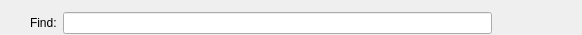
<?xml version="1.0" encoding="UTF-8"?>
<ui version="4.0">
 <class>SearchToolBar</class>
 <widget class="QWidget" name="SearchToolBar">
  <property name="geometry">
   <rect>
    <x>0</x>
    <y>0</y>
    <width>582</width>
    <height>35</height>
   </rect>
  </property>
  <property name="sizePolicy">
   <sizepolicy hsizetype="Preferred" vsizetype="Maximum">
    <horstretch>0</horstretch>
    <verstretch>0</verstretch>
   </sizepolicy>
  </property>
  <layout class="QHBoxLayout">
   <property name="leftMargin">
    <number>0</number>
   </property>
   <property name="rightMargin">
    <number>0</number>
   </property>
   <property name="bottomMargin">
    <number>0</number>
   </property>
   <item>
    <widget class="QToolButton" name="hideButton">
     <property name="icon">
      <iconset theme="dialog-close"/>
     </property>
     <property name="autoRaise">
      <bool>true</bool>
     </property>
    </widget>
   </item>
   <item>
    <widget class="QLabel" name="label">
     <property name="text">
      <string comment="@label:textbox">Find:</string>
     </property>
     <property name="buddy">
      <cstring>searchTextEdit</cstring>
     </property>
    </widget>
   </item>
   <item>
    <widget class="QLineEdit" name="searchTextEdit">
     <property name="clearButtonEnabled">
      <bool>true</bool>
     </property>
    </widget>
   </item>
   <item>
    <widget class="QToolButton" name="nextButton">
     <property name="toolTip">
      <string comment="@info:tooltip">Jump to next match</string>
     </property>
     <property name="icon">
      <iconset theme="go-down-search"/>
     </property>
     <property name="autoRaise">
      <bool>true</bool>
     </property>
    </widget>
   </item>
   <item>
    <widget class="QToolButton" name="previousButton">
     <property name="toolTip">
      <string comment="@info:tooltip">Jump to previous match</string>
     </property>
     <property name="icon">
      <iconset theme="go-up-search"/>
     </property>
     <property name="autoRaise">
      <bool>true</bool>
     </property>
    </widget>
   </item>
   <item>
    <widget class="QToolButton" name="matchCaseCheckButton">
     <property name="toolTip">
      <string comment="@info:tooltip">Match case sensitive</string>
     </property>
     <property name="icon">
      <iconset theme="format-text-superscript"/>
     </property>
     <property name="checkable">
      <bool>true</bool>
     </property>
     <property name="autoRaise">
      <bool>true</bool>
     </property>
    </widget>
   </item>
  </layout>
 </widget>
 <resources/>
 <connections/>
</ui>
